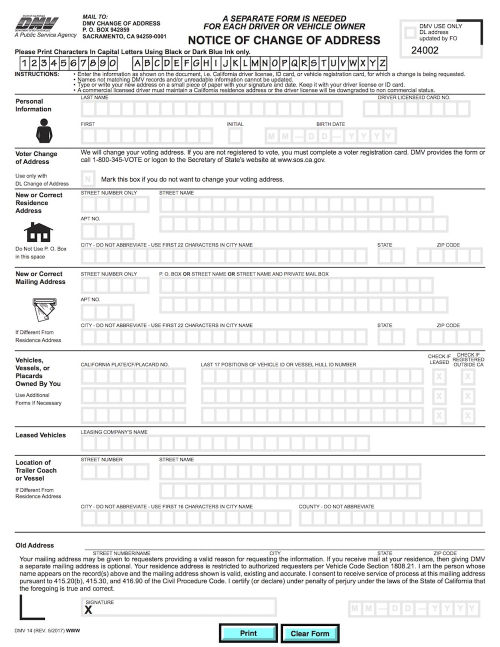
#> input picture examples/alignment/form.jpg, 1000 x 1293 px (shown at 1/2 size)
$ python images_alignment.py --input_source ../examples/alignment/form.jpg --input_target ../examples/alignment/form.jpg --output out.png
#> lines starting #> are read from the running program, lines starting #| are printed output that depends on the picture
import os
import cv2
import argparse
import natsort
import sys
import numpy as np
from copy import deepcopy


def parse_arguments():
    parser = argparse.ArgumentParser(
        description="align images, using homography", formatter_class=argparse.ArgumentDefaultsHelpFormatter)
    parser.add_argument('-is', '--input_source', type=str, default="", required=True)
    parser.add_argument('-it', '--input_target', type=str, default="", required=True)
    parser.add_argument('-o', '--output', type=str, default="", required=True)
    parser.add_argument('-mf', '--max_features', type=int, default=500, required=False)
    parser.add_argument('-pm', '--percent_good', type=int, default=15, required=False)
    args = parser.parse_args()
    return args


if __name__ == "__main__":
    print("Align images, transfrom source image to target image")
    args = parse_arguments()

    # initialize params
    source_path = args.input_source
    target_path = args.input_target
    output_path = args.output
    MAX_FEATURES = args.max_features
    PERCENT_GOOD_MATCHES = float(args.percent_good) / 100
    if not os.path.exists(source_path) and not os.path.exists(target_path):
        print("[ERROR] Invalid Input Path, please check")
        sys.exit(0)

    if not os.path.exists(output_path):
        os.makedirs(output_path)
        print("[INFO] Output path created")

    # load images
    simg = cv2.imread(source_path, cv2.IMREAD_COLOR)
#> simg is the input picture: shape (1293, 1000, 3); mean B, G, R 237.7, 237.7, 237.5
    simg = cv2.cvtColor(simg, cv2.COLOR_BGR2RGB)
    timg = cv2.imread(target_path, cv2.IMREAD_COLOR)
    timg = cv2.cvtColor(timg, cv2.COLOR_BGR2RGB)
    # convert to gray
    simg_gray = cv2.cvtColor(simg, cv2.COLOR_BGR2GRAY)
    timg_gray = cv2.cvtColor(timg, cv2.COLOR_BGR2GRAY)

    # orb features, and compute descriptors
    orb = cv2.ORB_create(MAX_FEATURES)
    kp1, des1 = orb.detectAndCompute(simg_gray, None)
#> kp1 = 500 keypoints; strongest (x, y, size): (87, 941, 31), (50, 219, 31), (90, 219, 31), (110, 768, 31)
    kp2, des2 = orb.detectAndCompute(timg_gray, None)
#> kp2 has the same summary as kp1

    # match features
    matcher = cv2.DescriptorMatcher_create(cv2.DESCRIPTOR_MATCHER_BRUTEFORCE_HAMMING)
    matches = list(matcher.match(des1, des2, None))
#> matches = 500 matches
    matches.sort(key=lambda x: x.distance, reverse=False)

    # keep only good matches
    num_good_matches = int(len(matches) * PERCENT_GOOD_MATCHES)
#> num_good_matches = 75
    matches = matches[:num_good_matches]
#> matches = 75 matches

    # find homography matrix
    src_pts = np.zeros((len(matches), 2), dtype=np.float32)
#> src_pts = 75 pairs, first value 0 to 0, second value 0 to 0
    dst_pts = np.zeros((len(matches), 2), dtype=np.float32)
#> dst_pts = 75 pairs, first value 0 to 0, second value 0 to 0
    for i, match in enumerate(matches):
        src_pts[i, :] = kp1[match.queryIdx].pt
        dst_pts[i, :] = kp2[match.trainIdx].pt
#> this loop made 75 passes
#> after the loop, dst_pts = 75 pairs, first value 31 to 793, second value 32 to 1247; src_pts has the same summary as dst_pts

    H, mask = cv2.findHomography(src_pts, dst_pts, cv2.RANSAC)
#> H = [[1, 2.38e-16, -3.18e-14], [-4.47e-18, 1, 1.69e-13], [-1.4e-19, 8.25e-19, 1]]; mask = 75 values from 1 to 1

    # wrap images
    h, w, c = simg.shape
#> h = 1293; w = 1000; c = 3
    timg_warped = cv2.warpPerspective(simg, H, (w, h))
    timg_warped = cv2.cvtColor(timg_warped, cv2.COLOR_BGR2RGB)

    # save image
    cv2.imwrite(os.path.join(output_path, "aligned.jpg"), timg_warped)

    # show all images
    timg_show = deepcopy(timg)
    timg_show = cv2.resize(timg_show, dsize=None, fx=0.5, fy=0.5)
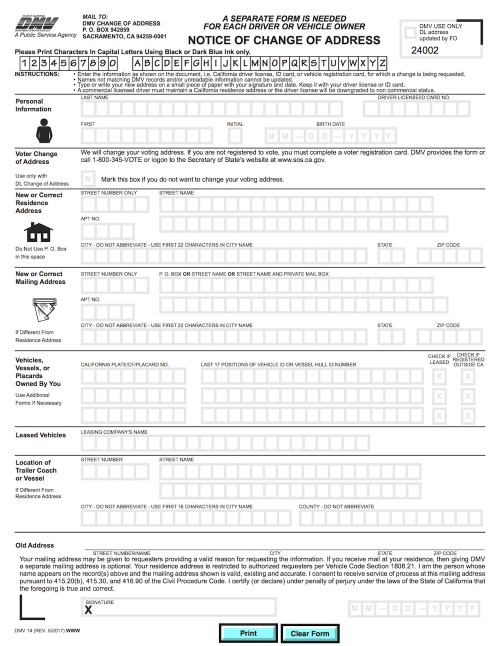
#> timg_show: shape (646, 500, 3); mean R, G, B 237.6, 237.8, 237.8
    timg_warped_show = deepcopy(timg_warped)
    timg_warped_show = cv2.resize(timg_warped_show, dsize=None, fx=0.5, fy=0.5)
    cv2.imshow("Target Image", timg_show)
    cv2.imshow("Wrapped Image", timg_warped_show)
    cv2.waitKey(0)
    cv2.destroyAllWindows()
